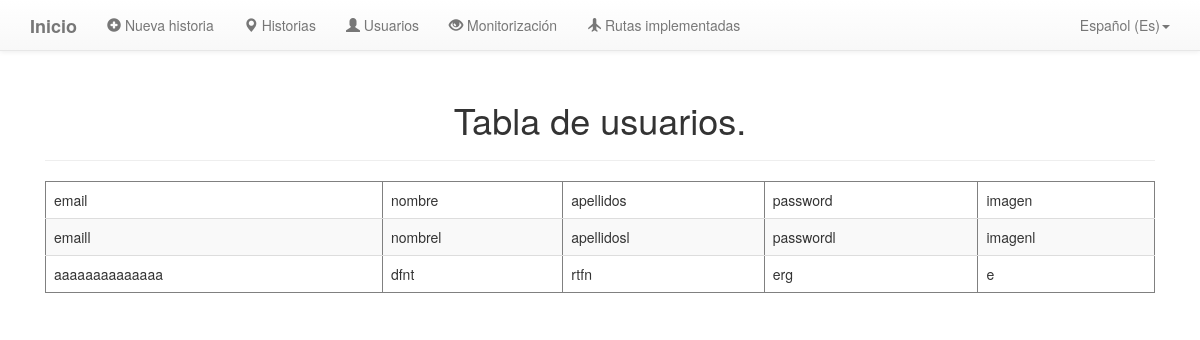
The app's page /rest/list/usuario, older data.
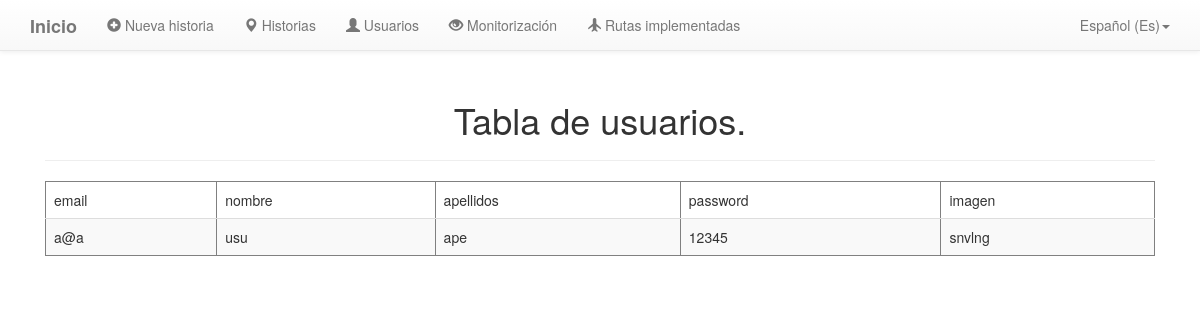
The same page, newer data.
### tables this page shows
CREATE TABLE usuario (email TEXT PRIMARY KEY, nombre TEXT, apellidos TEXT, password TEXT, imagen BLOB);

### src/server/rutas_usuario.py (the view)
@app.route('/rest/list/usuario', methods=['GET'])
def GET_usuarios():
   con = sql.connect("database.db")
   con.row_factory = sql.Row
   cur = con.cursor()
   cur.execute("select * from usuario")
   rows = cur.fetchall();
   print(rows)
   return render_template("list_usuario.html",rows = rows)

### src/server/templates/list_usuario.html (shortened to what this page needs)
{% extends 'base.html' %}
{% block content %}
      <div class="container">
         <div class="col-md-12">
            <br><br><br><br>
            <h1 class="titulo">Tabla de usuarios.</h1>
            <hr>
            <table border = 1 class="table table-striped">
               <thead>
                  <td>email</td>
                  <td>nombre</td>
                  <td>apellidos</td>
                  <td>password</td>
                  <td>imagen</td>
               </thead>
               {% for row in rows %}
                  <tr>
                     <td>{{row["email"]}}</td>
                     <td>{{row["nombre"]}}</td>
                     <td>{{row["apellidos"]}}</td>
                     <td> {{ row["password"]}}</td>
                     <td>{{row['imagen']}}</td>
                  </tr>
               {% endfor %}
            </table>
      </div>
   </div>
 </body>
 </html>
 {% endblock %}

### src/server/templates/base.html (shortened to what this page needs)
<!DOCTYPE html>
<html lang="en">
   <head>
      <link rel="stylesheet" href="https://maxcdn.bootstrapcdn.com/bootstrap/3.3.7/css/bootstrap.min.css">
      <link rel="stylesheet" type="text/css" href="{{ url_for('static', filename='css/style.css') }}">
      <link rel="stylesheet" href="https://maxcdn.bootstrapcdn.com/bootstrap/3.3.7/css/bootstrap-theme.min.css">
   </head>
   <body>
      <nav class="navbar navbar-default navbar-fixed-top">
         <div class="container">
         <div class="navbar-header">
            <a class="navbar-brand" href="/">
            <b>Inicio</b>
            </a>
         </div>
         <div class="collapse navbar-collapse" id="bs-example-navbar-collapse-1">
            <ul class="nav navbar-nav">
               <li><a href="/nueva_historia"><span class="glyphicon glyphicon-plus-sign"></span> Nueva historia</a></li>
               <li><a class="active" href="/historias"><span class="glyphicon glyphicon-map-marker"></span> Historias</a></li>
               <li><a href="/usuarios"><span class="glyphicon glyphicon-user"></span> Usuarios</a></li>
               <li><a href="/monitorizacion"><span class="glyphicon glyphicon-eye-open"></span> Monitorización</a></li>
               <li><a href="/rutas"><span class="glyphicon glyphicon-plane"></span> Rutas implementadas</a></li>
            </ul>
            <ul class="nav navbar-nav navbar-right">
               <li class="expanded dropdown">
                  <a href="" class="dropdown-toggle" data-toggle="dropdown" aria-expanded="false">Español (Es)<span class="caret"></span></a>
               </li>
            </ul>
         </div>
      </nav>
      {% block content %}
      {% endblock %}

### src/server/static/css/style.css (style rules this page uses)
h1.titulo { text-align: center; }

Row changes from the older to the newer data that the page shows:
removed usuario: email "emaill", nombre "nombrel", apellidos "apellidosl", password "passwordl", imagen "imagenl"
removed usuario: email "aaaaaaaaaaaaaa", nombre "dfnt", apellidos "rtfn", password "erg", imagen "e"
added usuario: email "a@a", nombre "usu", apellidos "ape", password "12345", imagen "snvlng"
